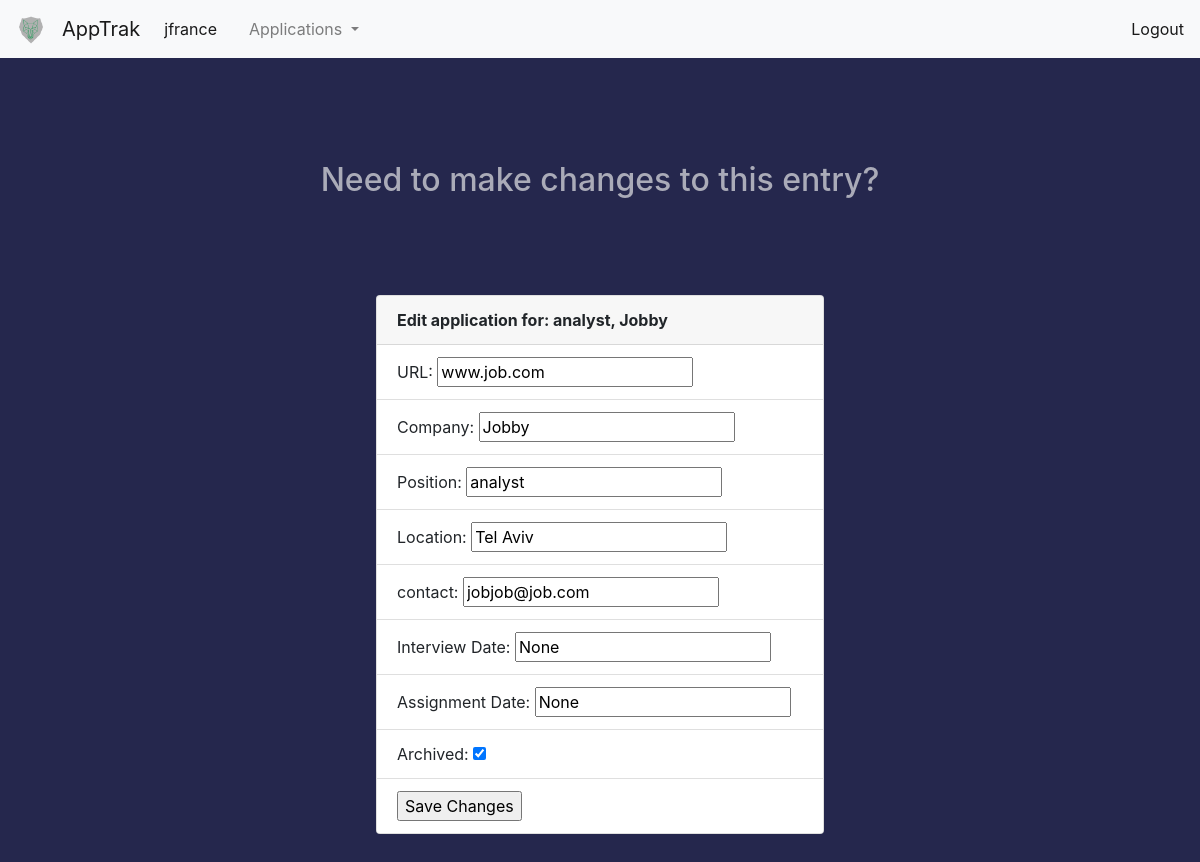
Page /total-app-edit/1 (signed in) on the committed database.
### apptrak/blueprints/auth/models.py (models this page shows, shortened)
class User(UserMixin, db.Model):
    id = db.Column(db.Integer, primary_key=True)
    name = db.Column(db.String(100))
    username = db.Column(db.String, unique=True)
    email = db.Column(db.String, unique=True)
    password = db.Column(db.String(40))
    job_applications = db.relationship('JobApplication', backref='user')

### apptrak/blueprints/jobapps/models.py (models this page shows, shortened)
class JobApplication(db.Model):
    id = db.Column(db.Integer, primary_key=True)
    date_added = db.Column(db.Date)
    company = db.Column(db.String(30))
    position = db.Column(db.String(50))
    location = db.Column(db.String(50))
    url = db.Column(db.String, unique=True)
    contact = db.Column(db.String)
    interview = db.Column(db.Boolean)
    called_back = db.Column(db.Boolean, default=False)
    interview_date = db.Column(db.String)
    assignment = db.Column(db.Boolean, default=False)
    assignment_date = db.Column(db.String)
    archived = db.Column(db.Boolean, default=False)
    top_job = db.Column(db.Boolean, default=False)                            # TODO irrelevent column, delete when upgrading db
    user_id = db.Column(db.Integer, db.ForeignKey('user.id'))
    @classmethod
    def get_job(cls, job_id):
        job = cls.query.filter_by(id=job_id).first()
        return job

### apptrak/blueprints/jobapps/views.py (the view, shortened to what this page needs)
@jobapps.route('/total-app-edit/<app_id>', methods=['GET', 'POST'])
@login_required
def total_app_edit(app_id):
    job_object = JobApplication.get_job(app_id)
    return flask.render_template('edit-app-info.html', app=job_object)

### apptrak/blueprints/auth/models.py (called while the page is built)
@login_mgr.user_loader
def load_user(user_id):
    return User.query.get(user_id)

### apptrak/blueprints/jobapps/templates/edit-app-info.html (shortened to what this page needs)
{% extends 'base.html' %}
{% block body %}
    <h2 class="card_wrapper">Need to make changes to this entry?</h2>
     <form action="/total-app-edit/{{ app.id }}" method="post">
        <div class="card_wrapper">
            <div class="card d-flex justify-content-center" style="width: 28rem;">
                <div class="card-header">
                    <b>Edit application for: {{ app.position }}, {{ app.company }}</b>
                </div>
                <ul class="list-group list-group-flush">
                    <li class="list-group-item">URL:     <input type="text" id="url" name="url" value="{{ app.url }}"></li>
                    <li class="list-group-item">Company: <input type="text" id="company" name="company" value="{{ app.company }}"></li>
                    <li class="list-group-item">Position: <input type="text" id="position" name="position" value="{{ app.position }}"></li>
                    <li class="list-group-item">Location: <input type="text" id="location" name="location" value="{{ app.location }}"></li>
                    <li class="list-group-item">contact: <input type="text" id="contact" name="contact" value="{{ app.contact }}"></li>
                    <li class="list-group-item">Interview Date: <input type="text" id="interview_date" name="interview_date" value="{{ app.interview_date }}"> </li>
                    <li class="list-group-item">Assignment Date: <input type="text" id="assignment_date" name="assignment_date" value="{{ app.assignment_date }}"></li>
                    <li class="list-group-item">Archived: <input type="checkbox" id="archived" name="archived" {% if app.called_back %}checked{% endif %}></li>
                    <li class="list-group-item"><input type="submit" value="Save Changes"> </li>
                 </ul>
             </div>
        </div>
    </form>
{% endblock %}

### apptrak/templates/base.html (shortened to what this page needs)
<!DOCTYPE html>
<html>
<head>
  <link rel="stylesheet" href="https://stackpath.bootstrapcdn.com/bootstrap/4.5.1/css/bootstrap.min.css">
</head>
<body>
    <nav class="navbar navbar-expand-lg navbar-light bg-light fixed-top">
         <a class="navbar-brand" href="">
             <img src="{{ url_for('static', filename='/images/logo.png') }}" width="30" height="30" alt="" loading="lazy">
         </a>
      <a class="navbar-brand" href="#">AppTrak</a>
      <div class="collapse navbar-collapse" id="navbarNav">
        <ul class="navbar-nav">
          <li class="nav-item active">
            <a class="nav-link" href="{{ url_for('auth.user_info') }}">{% if current_user.is_authenticated %}{{ current_user.username }}{% endif %} <span class="sr-only">(current)</span></a>
          </li>
          <li class="nav-item">
            <a class="nav-link" href="{{ url_for('auth.user_info') }}"></a>
          </li>
          {% if not current_user.is_anonymous %}
          <li class="nav-item dropdown">
              <a class="nav-link dropdown-toggle" href="#" id="navbarDropdown" role="button" data-toggle="dropdown" aria-haspopup="true" aria-expanded="false">
                Applications
              </a>
          </li>
          {% endif %}
        </ul>
      </div>
        <span class="navbar-text">
            {% if current_user.is_anonymous %}
            <a href="{{ url_for('auth.login') }}">Login</a>
            {% else %}
            <a href="{{ url_for('auth.logout') }}">Logout</a>
            {% endif %}
         </span>
    </nav>
<div class="container-fluid dynamic-body">
      {% block body %}
      {% endblock %}
</div>
</body>
</html>

### apptrak/templates/base.html (style rules this page uses)
body { padding-top: 65px; background-color: #25274D; }
h1, h2, h3, h4, p, label { color: #AAABB8; }
.card_wrapper { margin: 3em; display: flex; justify-content: center; align-items: center; }

### rows in the picture
User: username "jfrance"
JobApplication: position "analyst", company "Jobby", url "www.job.com", location "Tel Aviv", contact "jobjob@job.com", interview_date "None", assignment_date "None", called_back "☑"
